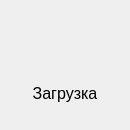
<?xml version="1.0" encoding="UTF-8"?>
<ui version="4.0">
 <class>loadingDialog</class>
 <widget class="QDialog" name="loadingDialog">
  <property name="geometry">
   <rect>
    <x>0</x>
    <y>0</y>
    <width>130</width>
    <height>130</height>
   </rect>
  </property>
  <property name="maximumSize">
   <size>
    <width>250</width>
    <height>250</height>
   </size>
  </property>
  <property name="windowTitle">
   <string>Загрузка</string>
  </property>
  <property name="modal">
   <bool>true</bool>
  </property>
  <layout class="QVBoxLayout" name="verticalLayout">
   <item>
    <widget class="QLabel" name="animation">
     <property name="enabled">
      <bool>false</bool>
     </property>
     <property name="text">
      <string/>
     </property>
    </widget>
   </item>
   <item>
    <widget class="QLabel" name="label">
     <property name="font">
      <font>
       <pointsize>12</pointsize>
      </font>
     </property>
     <property name="text">
      <string>Загрузка</string>
     </property>
     <property name="alignment">
      <set>Qt::AlignCenter</set>
     </property>
    </widget>
   </item>
  </layout>
 </widget>
 <resources/>
 <connections/>
</ui>
